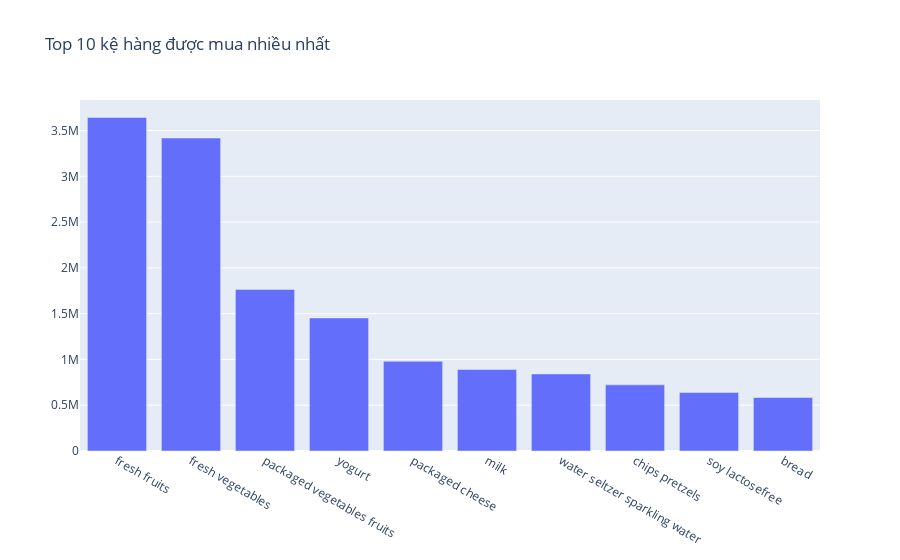

The code cell stored with this chart in its notebook:
### Code cell
# Vẽ biểu đồ
fig = go.Figure(layout=go.Layout(xaxis={'type': 'category'}, title='Top 10 kệ hàng được mua nhiều nhất'))
goBar = go.Bar(x=aisle_name['aisle'], y=aisle_name['counts'])
fig.add_trace(goBar)

### Figure 1 — Plotly figure (JSON) as saved in the notebook; plotly's stock layout.template omitted (floating-point values rounded to 4 significant figures)
{"data": [{"type": "bar", "x": ["fresh fruits", "fresh vegetables", "packaged vegetables fruits", "yogurt", "packaged cheese", "milk", "water seltzer sparkling water", "chips pretzels", "soy lactosefree", "bread"], "y": [3642188, 3418021, 1765313, 1452343, 979763, 891015, 841533, 722470, 638253, 584834]}], "layout": {"title": {"text": "Top 10 kệ hàng được mua nhiều nhất"}, "xaxis": {"type": "category"}}}
